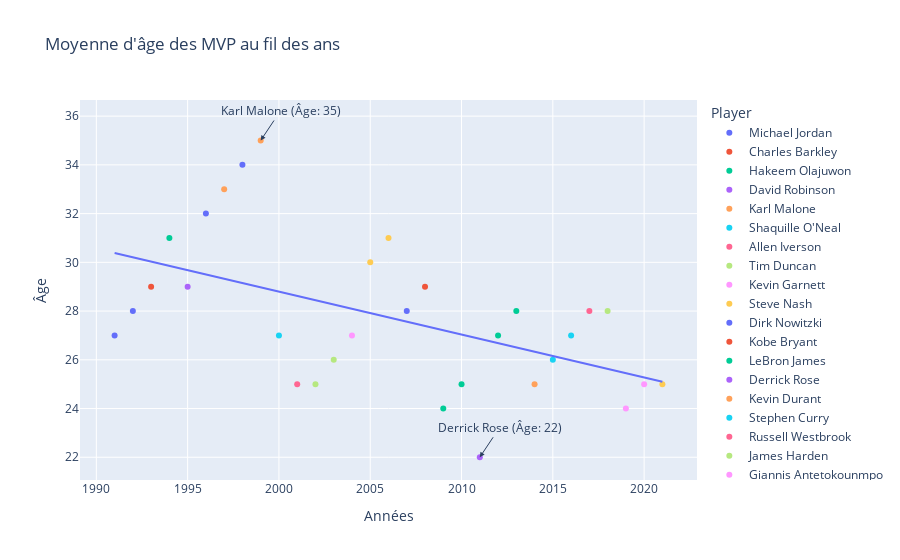

The cell this chart's notebook holds for it:
### Code cell
fig = px.scatter(mvps_merged,x="Year",y="Age",title="Moyenne d'âge des MVP au fil des ans",color="Player",labels={'Age': 'Âge', 'Year': 'Années'},
    trendline="ols",trendline_scope="overall")

# Localiser le joueur le plus jeune
youngest_player = mvps_merged.loc[mvps_merged["Age"].idxmin()]
# Ajouter une annotation pour le joueur le plus jeune
fig.add_annotation(
    x=youngest_player["Year"],y=youngest_player["Age"], text=f"{youngest_player['Player']} (Âge: {youngest_player['Age']})", showarrow=True,
    arrowhead=2,ax=20,ay=-30)

# Localiser le joueur le plus vieux
oldest_player = mvps_merged.loc[mvps_merged["Age"].idxmax()]
# Ajouter une annotation pour le joueur le plus vieux
fig.add_annotation(
    x=oldest_player["Year"],y=oldest_player["Age"], text=f"{oldest_player['Player']} (Âge: {oldest_player['Age']})", showarrow=True,
    arrowhead=2,ax=20,ay=-30)


# Affichage le graphique
fig.show()

### Figure 1 — Plotly figure (JSON) as saved in the notebook; plotly's stock layout.template omitted (floating-point values rounded to 4 significant figures)
{"data": [{"hovertemplate": "Player=Michael Jordan<br>Années=%{x}<br>Âge=%{y}<extra></extra>", "legendgroup": "Michael Jordan", "marker": {"color": "#636efa", "symbol": "circle"}, "mode": "markers", "name": "Michael Jordan", "orientation": "v", "showlegend": true, "type": "scatter", "x": [1991, 1992, 1996, 1998], "xaxis": "x", "y": [27, 28, 32, 34], "yaxis": "y"}, {"hovertemplate": "Player=Charles Barkley<br>Années=%{x}<br>Âge=%{y}<extra></extra>", "legendgroup": "Charles Barkley", "marker": {"color": "#EF553B", "symbol": "circle"}, "mode": "markers", "name": "Charles Barkley", "orientation": "v", "showlegend": true, "type": "scatter", "x": [1993], "xaxis": "x", "y": [29], "yaxis": "y"}, {"hovertemplate": "Player=Hakeem Olajuwon<br>Années=%{x}<br>Âge=%{y}<extra></extra>", "legendgroup": "Hakeem Olajuwon", "marker": {"color": "#00cc96", "symbol": "circle"}, "mode": "markers", "name": "Hakeem Olajuwon", "orientation": "v", "showlegend": true, "type": "scatter", "x": [1994], "xaxis": "x", "y": [31], "yaxis": "y"}, {"hovertemplate": "Player=David Robinson<br>Années=%{x}<br>Âge=%{y}<extra></extra>", "legendgroup": "David Robinson", "marker": {"color": "#ab63fa", "symbol": "circle"}, "mode": "markers", "name": "David Robinson", "orientation": "v", "showlegend": true, "type": "scatter", "x": [1995], "xaxis": "x", "y": [29], "yaxis": "y"}, {"hovertemplate": "Player=Karl Malone<br>Années=%{x}<br>Âge=%{y}<extra></extra>", "legendgroup": "Karl Malone", "marker": {"color": "#FFA15A", "symbol": "circle"}, "mode": "markers", "name": "Karl Malone", "orientation": "v", "showlegend": true, "type": "scatter", "x": [1997, 1999], "xaxis": "x", "y": [33, 35], "yaxis": "y"}, {"hovertemplate": "Player=Shaquille O'Neal<br>Années=%{x}<br>Âge=%{y}<extra></extra>", "legendgroup": "Shaquille O'Neal", "marker": {"color": "#19d3f3", "symbol": "circle"}, "mode": "markers", "name": "Shaquille O'Neal", "orientation": "v", "showlegend": true, "type": "scatter", "x": [2000], "xaxis": "x", "y": [27], "yaxis": "y"}, {"hovertemplate": "Player=Allen Iverson<br>Années=%{x}<br>Âge=%{y}<extra></extra>", "legendgroup": "Allen Iverson", "marker": {"color": "#FF6692", "symbol": "circle"}, "mode": "markers", "name": "Allen Iverson", "orientation": "v", "showlegend": true, "type": "scatter", "x": [2001], "xaxis": "x", "y": [25], "yaxis": "y"}, {"hovertemplate": "Player=Tim Duncan<br>Années=%{x}<br>Âge=%{y}<extra></extra>", "legendgroup": "Tim Duncan", "marker": {"color": "#B6E880", "symbol": "circle"}, "mode": "markers", "name": "Tim Duncan", "orientation": "v", "showlegend": true, "type": "scatter", "x": [2002, 2003], "xaxis": "x", "y": [25, 26], "yaxis": "y"}, {"hovertemplate": "Player=Kevin Garnett<br>Années=%{x}<br>Âge=%{y}<extra></extra>", "legendgroup": "Kevin Garnett", "marker": {"color": "#FF97FF", "symbol": "circle"}, "mode": "markers", "name": "Kevin Garnett", "orientation": "v", "showlegend": true, "type": "scatter", "x": [2004], "xaxis": "x", "y": [27], "yaxis": "y"}, {"hovertemplate": "Player=Steve Nash<br>Années=%{x}<br>Âge=%{y}<extra></extra>", "legendgroup": "Steve Nash", "marker": {"color": "#FECB52", "symbol": "circle"}, "mode": "markers", "name": "Steve Nash", "orientation": "v", "showlegend": true, "type": "scatter", "x": [2005, 2006], "xaxis": "x", "y": [30, 31], "yaxis": "y"}, {"hovertemplate": "Player=Dirk Nowitzki<br>Années=%{x}<br>Âge=%{y}<extra></extra>", "legendgroup": "Dirk Nowitzki", "marker": {"color": "#636efa", "symbol": "circle"}, "mode": "markers", "name": "Dirk Nowitzki", "orientation": "v", "showlegend": true, "type": "scatter", "x": [2007], "xaxis": "x", "y": [28], "yaxis": "y"}, {"hovertemplate": "Player=Kobe Bryant<br>Années=%{x}<br>Âge=%{y}<extra></extra>", "legendgroup": "Kobe Bryant", "marker": {"color": "#EF553B", "symbol": "circle"}, "mode": "markers", "name": "Kobe Bryant", "orientation": "v", "showlegend": true, "type": "scatter", "x": [2008], "xaxis": "x", "y": [29], "yaxis": "y"}, {"hovertemplate": "Player=LeBron James<br>Années=%{x}<br>Âge=%{y}<extra></extra>", "legendgroup": "LeBron James", "marker": {"color": "#00cc96", "symbol": "circle"}, "mode": "markers", "name": "LeBron James", "orientation": "v", "showlegend": true, "type": "scatter", "x": [2009, 2010, 2012, 2013], "xaxis": "x", "y": [24, 25, 27, 28], "yaxis": "y"}, {"hovertemplate": "Player=Derrick Rose<br>Années=%{x}<br>Âge=%{y}<extra></extra>", "legendgroup": "Derrick Rose", "marker": {"color": "#ab63fa", "symbol": "circle"}, "mode": "markers", "name": "Derrick Rose", "orientation": "v", "showlegend": true, "type": "scatter", "x": [2011], "xaxis": "x", "y": [22], "yaxis": "y"}, {"hovertemplate": "Player=Kevin Durant<br>Années=%{x}<br>Âge=%{y}<extra></extra>", "legendgroup": "Kevin Durant", "marker": {"color": "#FFA15A", "symbol": "circle"}, "mode": "markers", "name": "Kevin Durant", "orientation": "v", "showlegend": true, "type": "scatter", "x": [2014], "xaxis": "x", "y": [25], "yaxis": "y"}, {"hovertemplate": "Player=Stephen Curry<br>Années=%{x}<br>Âge=%{y}<extra></extra>", "legendgroup": "Stephen Curry", "marker": {"color": "#19d3f3", "symbol": "circle"}, "mode": "markers", "name": "Stephen Curry", "orientation": "v", "showlegend": true, "type": "scatter", "x": [2015, 2016], "xaxis": "x", "y": [26, 27], "yaxis": "y"}, {"hovertemplate": "Player=Russell Westbrook<br>Années=%{x}<br>Âge=%{y}<extra></extra>", "legendgroup": "Russell Westbrook", "marker": {"color": "#FF6692", "symbol": "circle"}, "mode": "markers", "name": "Russell Westbrook", "orientation": "v", "showlegend": true, "type": "scatter", "x": [2017], "xaxis": "x", "y": [28], "yaxis": "y"}, {"hovertemplate": "Player=James Harden<br>Années=%{x}<br>Âge=%{y}<extra></extra>", "legendgroup": "James Harden", "marker": {"color": "#B6E880", "symbol": "circle"}, "mode": "markers", "name": "James Harden", "orientation": "v", "showlegend": true, "type": "scatter", "x": [2018], "xaxis": "x", "y": [28], "yaxis": "y"}, {"hovertemplate": "Player=Giannis Antetokounmpo<br>Années=%{x}<br>Âge=%{y}<extra></extra>", "legendgroup": "Giannis Antetokounmpo", "marker": {"color": "#FF97FF", "symbol": "circle"}, "mode": "markers", "name": "Giannis Antetokounmpo", "orientation": "v", "showlegend": true, "type": "scatter", "x": [2019, 2020], "xaxis": "x", "y": [24, 25], "yaxis": "y"}, {"hovertemplate": "Player=Nikola Joki?<br>Années=%{x}<br>Âge=%{y}<extra></extra>", "legendgroup": "Nikola Joki?", "marker": {"color": "#FECB52", "symbol": "circle"}, "mode": "markers", "name": "Nikola Joki?", "orientation": "v", "showlegend": true, "type": "scatter", "x": [2021], "xaxis": "x", "y": [25], "yaxis": "y"}, {"hovertemplate": "<b>OLS trendline</b><br>Age = -0.17621 * Year + 381.219<br>R<sup>2</sup>=0.271201<br><br>Années=%{x}<br>Âge=%{y} <b>(trend)</b><extra></extra>", "legendgroup": "Overall Trendline", "line": {"color": "#636efa"}, "mode": "lines", "name": "Overall Trendline", "showlegend": true, "type": "scatter", "x": [1991, 1992, 1993, 1994, 1995, 1996, 1997, 1998, 1999, 2000, 2001, 2002, 2003, 2004, 2005, 2006, 2007, 2008, 2009, 2010, 2011, 2012, 2013, 2014, 2015, 2016, 2017, 2018, 2019, 2020, 2021], "xaxis": "x", "y": [30.39, 30.21, 30.03, 29.86, 29.68, 29.5, 29.33, 29.15, 28.98, 28.8, 28.62, 28.45, 28.27, 28.09, 27.92, 27.74, 27.57, 27.39, 27.21, 27.04, 26.86, 26.68, 26.51, 26.33, 26.16, 25.98, 25.8, 25.63, 25.45, 25.28, 25.1], "yaxis": "y"}], "layout": {"annotations": [{"arrowhead": 2, "ax": 20, "ay": -30, "showarrow": true, "text": "Derrick Rose (Âge: 22)", "x": 2011, "y": 22}, {"arrowhead": 2, "ax": 20, "ay": -30, "showarrow": true, "text": "Karl Malone (Âge: 35)", "x": 1999, "y": 35}], "legend": {"title": {"text": "Player"}, "tracegroupgap": 0}, "title": {"text": "Moyenne d'âge des MVP au fil des ans"}, "xaxis": {"anchor": "y", "domain": [0, 1], "title": {"text": "Années"}}, "yaxis": {"anchor": "x", "domain": [0, 1], "title": {"text": "Âge"}}}}
